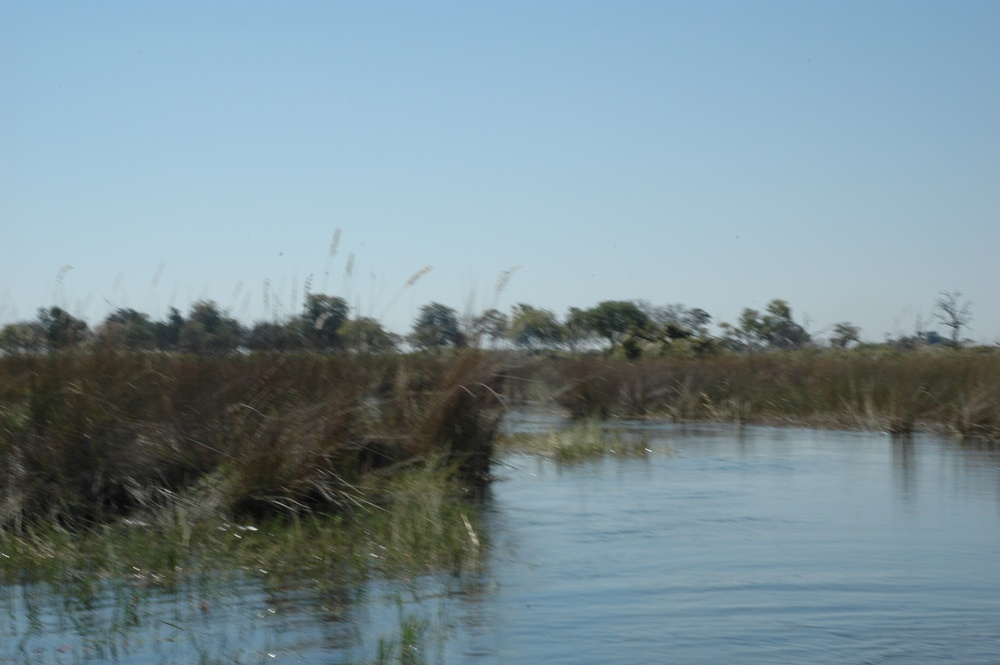
#> input picture Test_Images/DSC_2.JPG, 1000 x 665 px, shrunk from 3008 x 2000 before the run, found by its file name
$ python ft_and_shift.py
#> lines starting #> are read from the running program, lines starting #| are printed output that depends on the picture
import matplotlib.image as mpi
import matplotlib.pyplot as plt
import numpy as np
import os
import math

class FourierTransform:
    """
    A class for fourier transforming images and band pass filtering
    the spectra in order to get forcing functions
    """
    def _init_(self, alpha=0.2):
        self.alpha = alpha

    # [73 lines left out: functions circle_filter, amp_filter, prep_function, not called in this run]


# [6 lines of commented-out code are left out]
img = mpi.imread('/Users/carsonmcvay/Desktop/GradSchool/Research/turbulence_encryption/test_images/dsc_2.jpg')
#> img is the input picture: shape (665, 1000, 3); mean R, G, B 122.4, 143.5, 151.8
img = img[:,:,:3].mean(axis=2)
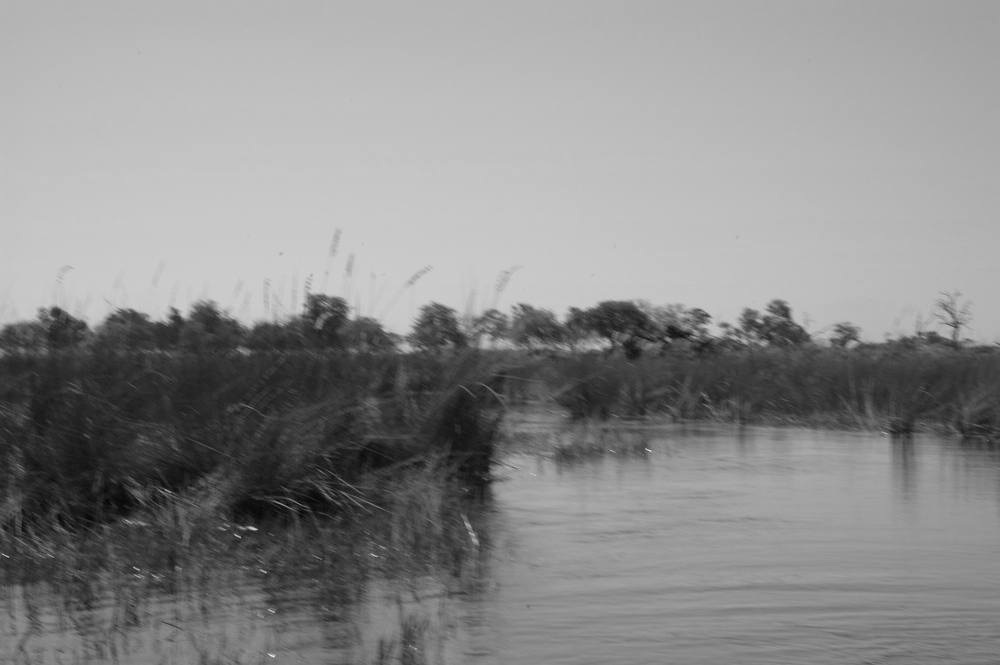
#> img: shape (665, 1000) float64; min 5.33, max 242.3, mean 139.2
plt.imshow(img,cmap='gray')
plt.show()


$ run again, with Test_Images/DSC_1.JPG copied over Test_Images/DSC_2.JPG
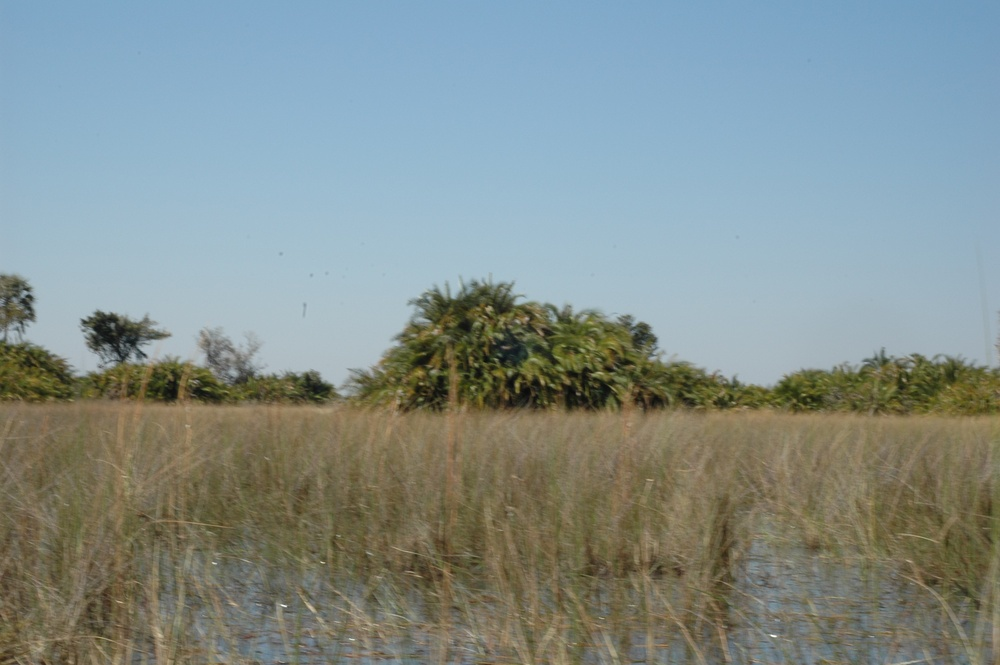
#> input picture Test_Images/DSC_1.JPG, 1000 x 665 px, shrunk from 3008 x 2000 before the run, found by its file name
#> img is the input picture: shape (665, 1000, 3); mean R, G, B 130.9, 143.3, 141.3
#> `img = img[:,:,:3].mean(axis=2)`:
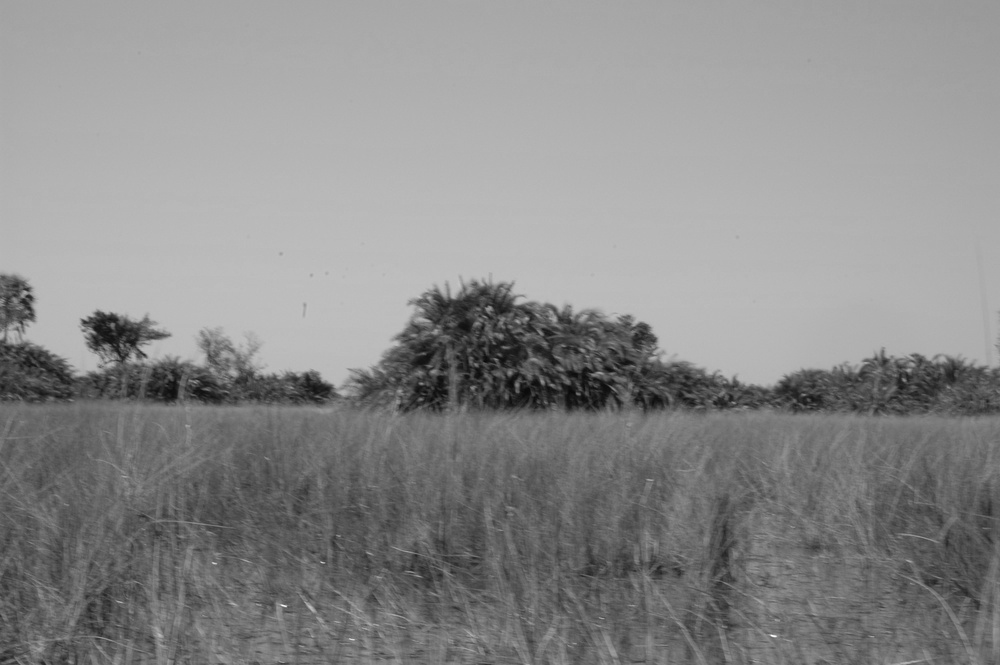
#> img: shape (665, 1000) float64; min 8.33, max 253, mean 138.5

$ run again, with Test_Images/DSC_10.JPG copied over Test_Images/DSC_2.JPG
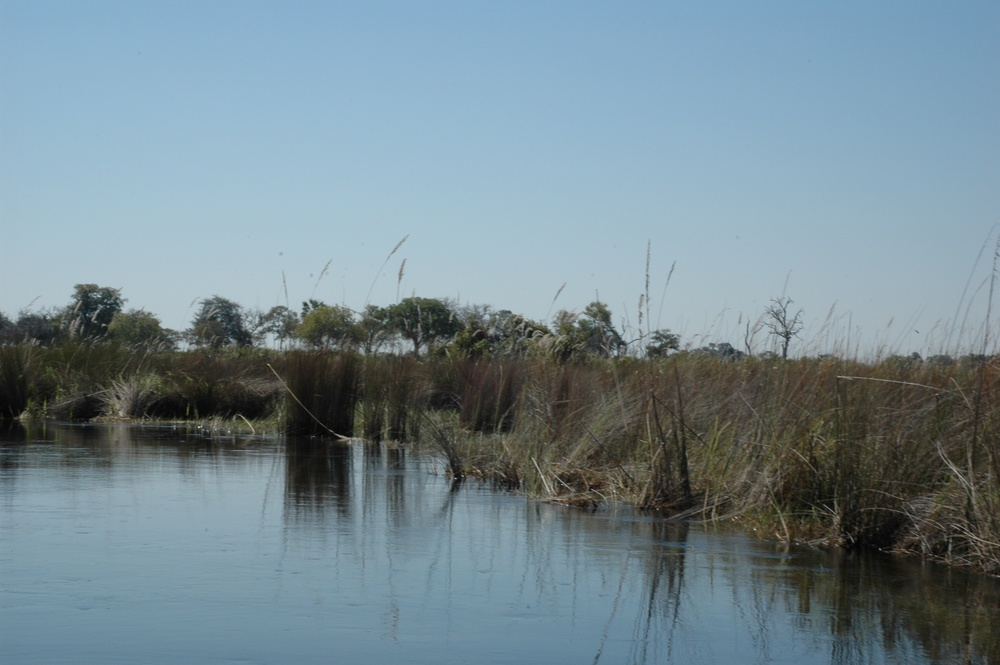
#> input picture Test_Images/DSC_10.JPG, 1000 x 665 px, shrunk from 3008 x 2000 before the run, found by its file name
#> img is the input picture: shape (665, 1000, 3); mean R, G, B 116.8, 136.8, 145.7
#> `img = img[:,:,:3].mean(axis=2)`:
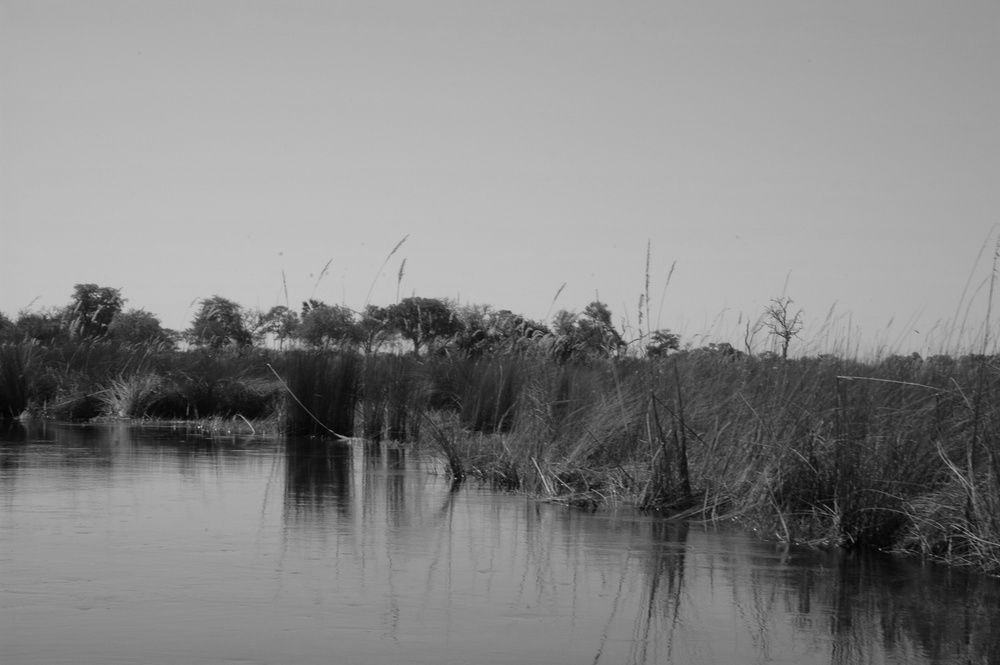
#> img: shape (665, 1000) float64; min 0.667, max 198.3, mean 133.1

$ run again, with Test_Images/DSC_11.JPG copied over Test_Images/DSC_2.JPG
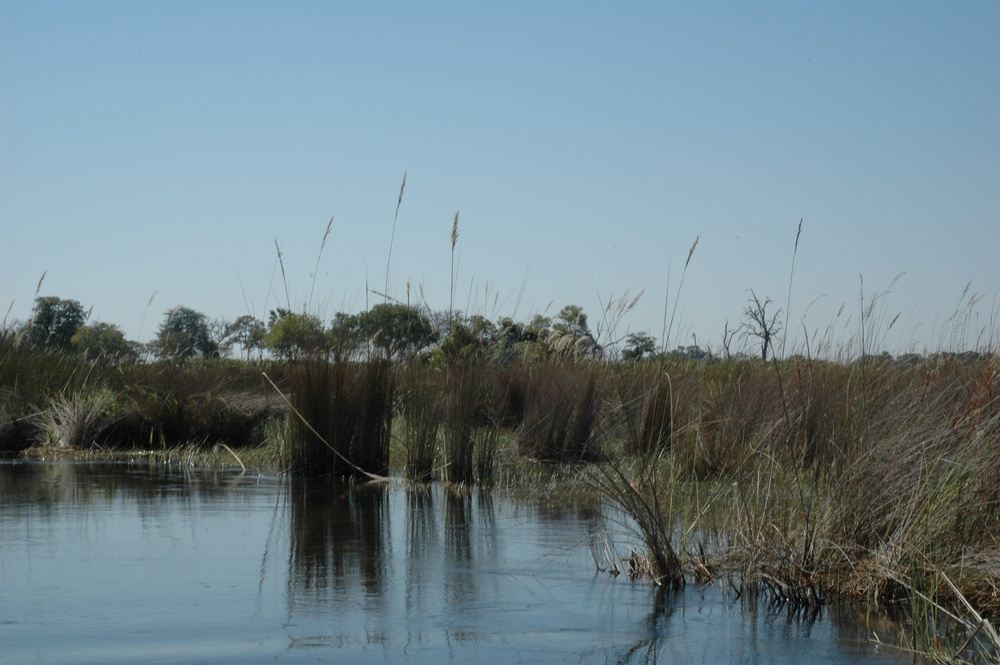
#> input picture Test_Images/DSC_11.JPG, 1000 x 665 px, shrunk from 3008 x 2000 before the run, found by its file name
#> img is the input picture: shape (665, 1000, 3); mean R, G, B 111.6, 130.8, 138.5
#> `img = img[:,:,:3].mean(axis=2)`:
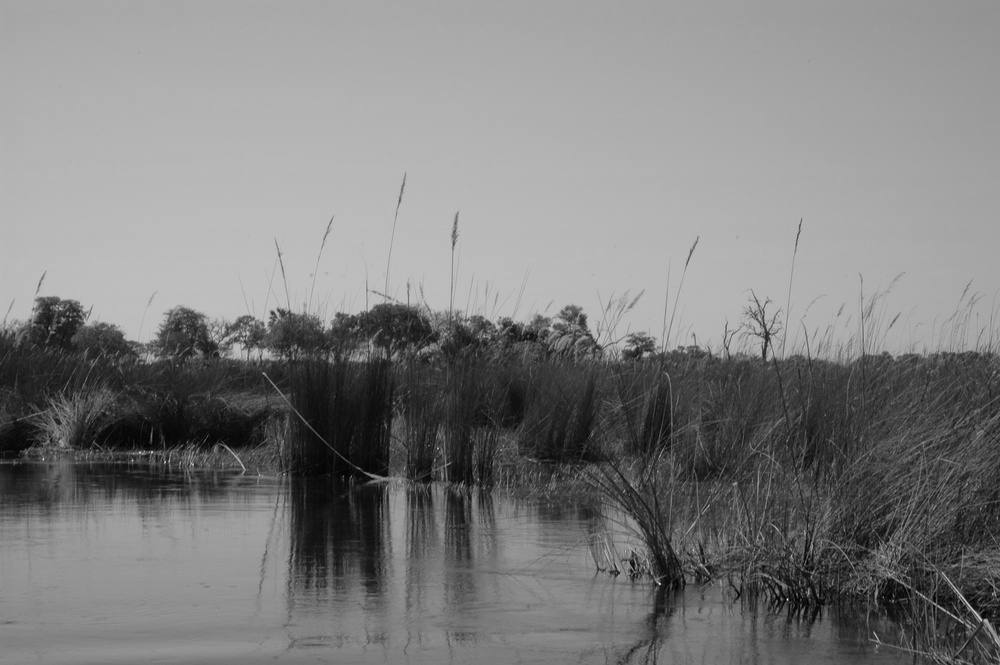
#> img: shape (665, 1000) float64; min 0.667, max 238, mean 127
